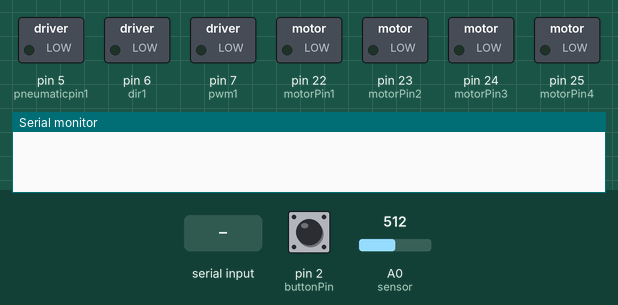
Simulated run of this sketch. Board: Arduino Mega 2560, built with avr-gcc and run on an emulated ATmega2560. On the bench: switched loads named in the sketch (green lamp = pin HIGH), the last lines printed to the serial monitor. The test bench sets the inputs (shaded band); at power-on: pin 2 (buttonPin) LOW, A0 (sensor) = 512.

Above: at 1.2 s.
1.3 s: "L" received over Serial
At 1.9 s:
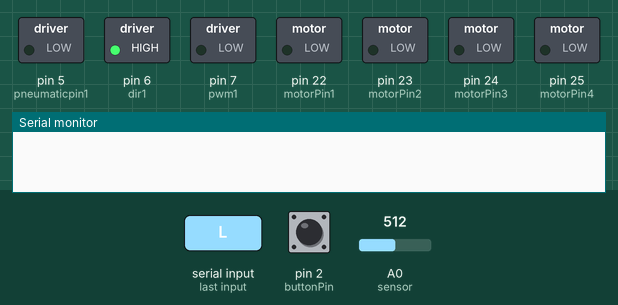
At 3.4 s:
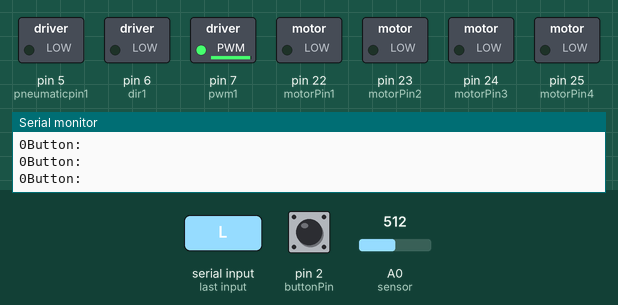
3.8 s: pin 2 (buttonPin) pulled HIGH for 0.15 s
At 5.5 s:
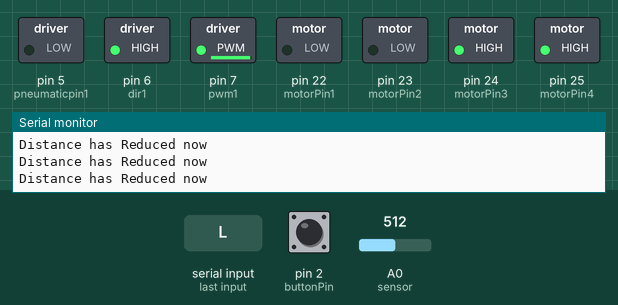
6.8 s: A0 (sensor) set to 253
9.8 s: A0 (sensor) set to 225
Timing chart, 0 to 12.3 s (numbered marks = the images above; inputs shaded):
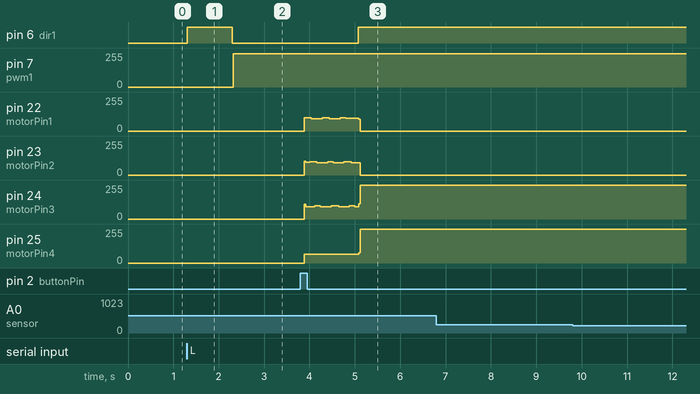

The sketch:

mega_serial.ino
```cpp
byte motorPin1 = 22;                                                                   // Blue   - 28BYJ48 pin 1
byte motorPin2 = 23;                                                                   // Pink   - 28BYJ48 pin 2
byte motorPin3 = 24;                                                                  // Yellow - 28BYJ48 pin 3
byte motorPin4 = 25;                                                                  // Orange - 28BYJ48 pin 4
                                                                                      // Red    - 28BYJ48 pin 5 (VCC)
#define sensor A0                                                                     //Sharp IR connection on the arduino
int motorSpeed = 1200;                                                                //variable to set stepper speed
int count = 0;                                                                        // count of steps made
int countsperrev =512;                                                                // number of steps per full revolution
int lookup[8] = {B01000, B01100, B00100, B00110, B00010, B00011, B00001, B01001};
byte buttonPin=2;                                                                     //Pin to which the button is connected
byte pwm1=7;                                                                          //PWM1 pin of cytron for the rack motor
byte dir1=6;                                                                         //dir0 pin of the cytron for the rack motor
int button;                                                                           //Variable to store the digital state value of the button
void setOutput(int );                                                                 //Used to control the motion of the stepper for the rack mechanism
int flag=1;                                                                           //Stores the value of the position where the previous lock was made so the ball can be dropped and new step_count can be set thereafter
int buttonState;
int success=0;
int step_count=0;
int x=0;    // does nothing
int pneumaticpin1=5;
int pneumaticpin2=6;
byte rackstate=0;
//////////////////////////////////////////////////////////////////////////////
void setup() {
  pinMode(motorPin1, OUTPUT);
  pinMode(motorPin2, OUTPUT);
  pinMode(motorPin3, OUTPUT);
  pinMode(motorPin4, OUTPUT);
  pinMode(sensor,INPUT);
  pinMode(pwm1,OUTPUT);
  pinMode(dir1,OUTPUT);
  analogWrite(pwm1,0);
  pinMode(buttonPin,INPUT);
  buttonState=0;
  pinMode(pneumaticpin1,OUTPUT);
  pinMode(pneumaticpin2,OUTPUT);
  digitalWrite(pneumaticpin1,LOW);
  digitalWrite(pneumaticpin2,LOW);
  Serial.begin(9600);
}
//////////////////////////////////////////////////////////////////////////////
void loop()
{
  char input = 0;
  if(Serial.available())
  {
    input = Serial.read();
  }
  switch (input)
  {
    case 'L':
      if(rackstate==0){
          liftup();
        }
      else if(rackstate==1){
          pushdown();
        }
    case 'R':
      rack1();
      }
  input= 0;
}

//////////////////////////////////////////////////////////////////////////////
void rack1(){
  success=0;
 // button=1;
  while(success==0){
  button = digitalRead(buttonPin);
  Serial.println("Button:");
  Serial.print(digitalRead(buttonPin));
  float volts = analogRead(sensor)*0.0048828125;  // value from sensor * (5/1024)
  int distance = 13*pow(volts, -1); // worked out from datasheet graph
  if(button==0)
  {
    forward();
  }
  else if (button==1){
    Serial.println("Button Hitted");
    step_count=flag;
   flag=0;
    for( ; ; ){
    if( count == 128 ){
      break ;
    }
  clockwise();
  count++ ;
    }
     backward();
    while(flag!=step_count+1){
    Serial.println("Loop Execution Started");
   float volts = analogRead(sensor)*0.0048828125;  // value from sensor * (5/1024)
  int distance = 13*pow(volts, -1); // worked out from datasheet graph
  Serial.println("Distance is:");
  Serial.print(distance);
    while((distance>=4)&&(distance<10)){
      Serial.println("Distance has Reduced now");
      float volts = analogRead(sensor)*0.0048828125;  // value from sensor * (5/1024)
  int distance = 13*pow(volts, -1); // worked out from datasheet graph
      if(distance>10){
        Serial.println("Hand Removed");
        flag+=1;
        Serial.println("The position value now is:");
        Serial.print(flag);
        break;
       }
     }

      Serial.println("Loop Executed");
      delay(200);
 }
    for( ; ; ){
    if( count == 256 ){
    break ;
    }
  anticlockwise();
  count++;
  //Serial.print("Count:");
  //Serial.println(count);
 }
 count = 0 ;
 success=1;
 halt();
 Serial.println("Loop Execution finished");
 return;
  }
  }
}


////////////////////////////////////////////////////////////////////////////////////////////////
void liftup()
{
  digitalWrite(pneumaticpin1,LOW);
  digitalWrite(pneumaticpin2,HIGH);
  delay(1000);
  digitalWrite(pneumaticpin1,LOW);
  digitalWrite(pneumaticpin2,LOW);
  Serial.println("pneumaticpin2 High");
  rackstate=1;
  Serial.flush();
}
////////////////////////////////////////////////////////////////////////////////////////////////////
void pushdown()
{
  digitalWrite(pneumaticpin1,HIGH);
  digitalWrite(pneumaticpin2,LOW);
  delay(1000);
  digitalWrite(pneumaticpin1,LOW);
  digitalWrite(pneumaticpin2,LOW);
  Serial.println("pneumaticpin1 LOW");
  rackstate=0;
  Serial.flush();
}
////////////////////////////////////////////////////////////////////////////////////////////////////
void anticlockwise()                                                                   //This function will give the closing of the flap to lock the flap for throwing the next ball there after
{
  for(int i = 0; i < 8; i++)
  {
    setOutput(i);
    delayMicroseconds(motorSpeed);
  }
}
///////////////////////////////////////////////////////////////////////////////////////////////////
void clockwise()                                                                        //This Function will open up the flap when the ball is dropped and we start moving backward for the next bal locking
{
  for(int i = 8; i > 0; i--)
  {
    setOutput(i);
    delayMicroseconds(motorSpeed);
  }
}
//////////////////////////////////////////////////////////////////////////////////////////////////
void backward()                                                                         //This function will tell the rack to move backward
{
  digitalWrite(dir1,HIGH);
  analogWrite(pwm1,250);
}
///////////////////////////////////////////////////////////////////////////////////////////////////
void forward()                                                                           //This Function will tell the rack to move forward
{                                                            //Used to store the current position where the assembly is currently
int step_count=0;
  digitalWrite(dir1,LOW);
  analogWrite(pwm1,250);
}
///////////////////////////////////////////////////////////////////////////////////////////////////
void halt()
{
  digitalWrite(dir1,LOW);
  analogWrite(pwm1,0);
  Serial.flush();
}
void setOutput(int out)                                                                  //Used for controlling the stepper motor
{
  digitalWrite(motorPin1, bitRead(lookup[out], 0));
  digitalWrite(motorPin2, bitRead(lookup[out], 1));
  digitalWrite(motorPin3, bitRead(lookup[out], 2));
  digitalWrite(motorPin4, bitRead(lookup[out], 3));
}
```

Measured:
- after the input at 1.3 s, pin 6 (dir1): LOW → HIGH at once, → LOW 1.0 s later; pin 7 (pwm1): 0/255 → 250/255 after 1.0 s
- after the input at 3.8 s, pin 6 (dir1): LOW → HIGH after 1.3 s; pin 22 (motorPin1): 0/255 → 99/255 after 0.08 s, → 93/255 0.16 s later, → 100/255 0.24 s later, → 93/255 0.16 s later, … (7 changes in this stretch); pin 25 (motorPin4): 0/255 → 67/255 after 0.08 s, → 255/255 1.2 s later
